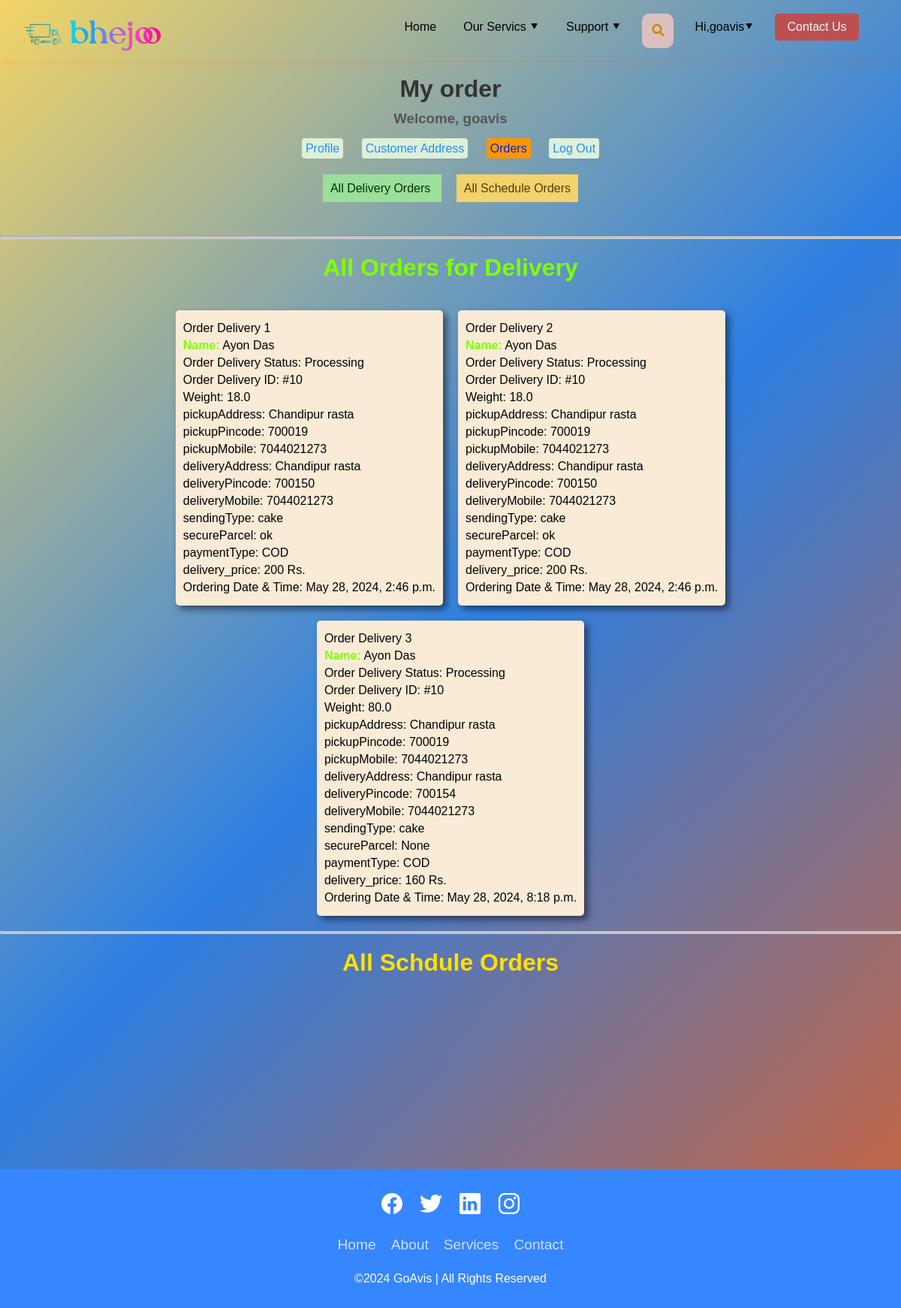
/order_using_django/ (signed in), run on the app's committed database.
### myapp/models.py (models this page shows, shortened)
class Service1(models.Model):
    user=models.ForeignKey(User,on_delete=models.CASCADE)
    name = models.CharField(max_length=100)
    weight = models.FloatField()
    pickupAddress = models.CharField(max_length=200)
    pickupPincode = models.CharField(max_length=20)
    pickupMobile = models.CharField(max_length=20)
    deliveryAddress = models.CharField(max_length=200)
    deliveryPincode = models.CharField(max_length=6)
    deliveryMobile = models.CharField(max_length=20)
    sendingType = models.CharField(max_length=100)
    secureParcel = models.CharField(max_length=100, blank=True, null=True)
    paymentType = models.CharField(max_length=100)
    delivery_price=models.IntegerField()
    order_status=models.CharField(choices=order_status_choice, max_length=50,blank=True, null=True,default='processing')
    date_ordered = models.DateTimeField(default=timezone.now)
    order_id = models.IntegerField()

### myapp/views.py (the view)
# urls.py: path('order_using_django/', views.Order_using_django, name='Order_Using_Django'),
def Order_using_django(request):
    if request.user.is_authenticated:
        orderA= Service1.objects.filter(user=request.user)#Customer this is custom model that have in models.py and based on this it will filter with current user
        SchduleA= Service2.objects.filter(user=request.user)#Customer this is custom model that have in models.py and based on this it will filter with current user
        return render(request, 'myapp/orders.html', {
              'name':request.user,
              'orderA': orderA,
              'SchduleA': SchduleA,
              'active_tab': 'order',})
    else:
        return HttpResponseRedirect('/login_using_django/')

### myapp/templates/myapp/orders.html (shortened to what this page needs)
<!DOCTYPE html>
<html lang="en">
<head>
    {% load static %}
</head>
<body>
    <!DOCTYPE html>
<html lang="en">
<head>
</head>
<body>
    {% include 'myapp/header.html' %}
    <h1>My order </h1>
    <h3>Welcome, {{name}}</h3>
    <div class="nav-links">
        <div class="tab"> <a href="{% url 'Profile_Using_Django' %}"
            class="{% if active_tab == 'profile' %}btn-primary  {% endif %}">Profile</a></div>
            <div class="tab">    <a href="{% url 'Address_Using_Django' %}"
            class="{% if active_tab == 'address' %}btn-primary{% endif %}">Customer Address</a></div>
            <div class="tab">    <a href="{% url 'Order_Using_Django' %}"
            class="{% if active_tab == 'order' %}btn-primary{% endif %}">Orders</a></div>
            <div class="tab">   <a href="{% url 'Logout_Using_Django' %}">Log Out</a></div>
     </div>
     <div class="navbar_for_order">
        <a href="#all-orders" >All Delivery Orders </a>
        <a href="#all-schedule">All Schedule Orders</a>
    </div>
    <br><br><br>
    <hr><hr>
    <h1 style="color: chartreuse;" >All Orders for Delivery </h1>
        <br>
     <div id="all-orders" class="order-grid">
        {% for OA in orderA %}
            <div class="add">
                <p>Order Delivery {{ forloop.counter }}</p>
                <p><span style="color: chartreuse; font-weight: 900;">Name:</span> {{ OA.name }}</p>
                <p>Order Delivery Status: {{ OA.order_status }}</p>
                <p>Order Delivery ID: #{{ OA.order_id}}</p>
                <p>Weight: {{ OA.weight }}</p>
                <p>pickupAddress: {{ OA.pickupAddress}}</p>
                <p>pickupPincode: {{ OA.pickupPincode }}</p>
                <p>pickupMobile: {{ OA.pickupMobile }}</p>
                <p>deliveryAddress: {{ OA.deliveryAddress }}</p>
                <p>deliveryPincode: {{ OA.deliveryPincode }}</p>
                <p>deliveryMobile: {{ OA.deliveryMobile }}</p>
                <p>sendingType: {{ OA.sendingType }}</p>
                <p>secureParcel: {{ OA.secureParcel }}</p>
                <p>paymentType: {{ OA.paymentType }}</p>
                <p>delivery_price: {{ OA.delivery_price }} Rs.</p>
                <p>Ordering Date & Time: {{ OA.date_ordered}}</p>
            </div>
        {% endfor %}
    </div>
    <hr>
    <hr>
    <h1 style="color: rgb(255, 225, 0);">All Schdule Orders </h1>
    <br>
    <div id="all-schedule"class="order-grid">
    </div>
    <br>
<br><br><br><br><br><br><br><br><br><br>
{% include 'myapp/footer.html' %}
</body>
</html>

### myapp/templates/myapp/header.html (shortened to what this page needs)
<!DOCTYPE html>
{% load static %}
<html lang="en">
<head>
    <link rel="stylesheet" href="https://cdnjs.cloudflare.com/ajax/libs/font-awesome/4.7.0/css/font-awesome.min.css">
    <link rel="stylesheet" href="https://cdnjs.cloudflare.com/ajax/libs/font-awesome/4.7.0/css/font-awesome.min.css">
    <link rel="stylesheet"
        href="https://cdn.jsdelivr.net/npm/@fortawesome/fontawesome-free@5.15.4/css/fontawesome.min.css"
>
    <link rel="stylesheet" href="https://cdnjs.cloudflare.com/ajax/libs/font-awesome/6.0.0-beta2/css/all.min.css"
 />
    <link rel="stylesheet" type="text/css" href="{% static 'myapp/css/style.css' %}">
</head>
<body>
    <nav class="navbar">
<div class="mainnavbar">
    <div class="logo">
    <a href="#">  <img src="{% static "myapp/image/Screenshot__899_-removebg-preview.png" %}" alt="logo" height="120">
    </div>
    <div class="menu">
<ul>
    <li></li>
    <li id="cs"> <a href="{% url 'Contact_US' %}" style="color: aliceblue;">Contact Us</a></li>
    {% if not request.user.is_authenticated %}
    <li><a href="{% url 'Signup_Using_Django' %}">Login/SignUp</a></li>
    {% else %}
    <li><a href="{% url 'Signup_Using_Django' %}">Hi,{{name}}&#11206;</a>
        </li>
        {% endif %}
    <li id="bt"  >
        <i class="fa fa-search" onclick="search()"  aria-hidden="true"></i>
        <ul id="search" style="background-color: none">
            <li id="search1"style="background-color:none; border-radius: 5px;" >
            </li>
        </ul>
    </li>
    <li><a href="#">Support &#11206;</a>
    </li>
    <li><a href="{% url 'servics_page' %}" >Our Servics &#11206;</a>
    </li>
    <li><a href="{% url 'home_page' %}">Home</a>
    </li>
</ul>
</div>
</nav>

### myapp/static/myapp/css/style.css (style rules this page uses)
* { margin: 0px; padding: 0px; }
body { background-color: rgb(198, 173, 153); }

### myapp/templates/myapp/orders.html (style rules this page uses)
body { font-family: Arial, sans-serif; margin: 0; padding: 0; background-color: #f5f5f5; }
h1 { text-align: center; color: #333; padding-top: 20px; }
h3 { text-align: center; color: #555; margin-top: 10px; }
.nav-links { text-align: center; margin: 20px 0; }
.nav-links a { text-decoration: none; color: #1e90ff; margin: 0 10px; transition: color 0.3s; background-color: #dff0d8; padding: 5px; border-radius: 4px; }
.nav-links a.btn-primary { background-color: #ff9500; color: #0c21de; border-radius: 4px; }
.tab { display: inline-block; margin-bottom: 15px; }
.order-grid { display: flex; flex-wrap: wrap; justify-content: center; gap: 20px; padding: 20px; max-width: 800px; margin: 0 auto; }
.add { background-color: antiquewhite; padding: 10px; box-shadow: 5px 5px 10px 0 rgba(0, 0, 0, 0.5); border-radius: 5px; }
.add p { margin: 5px 0; }
.navbar_for_order { width: 100%; text-align: center; }
.navbar_for_order a { margin: 10px; text-decoration: none; background-color: aliceblue; padding: 10px; }
.navbar_for_order a:nth-child(1) { color: #043004; background-color: #9bdf9b; }
.navbar_for_order a:nth-child(2) { color: #503e06; background-color: #f1d26c; }

### myapp/templates/myapp/header.html (style rules this page uses)
* { margin: 0px; padding: 0px; }
body { background-image: linear-gradient(135deg, rgb(243, 212, 102), rgb(45, 127, 227), rgb(213, 98, 49)); }
.logo { display: inline; float: left; margin-top: -30px; margin-left: 20px; }
.menu { display: inline; margin-left: 80px; }
.navbar { background-color: transparent; position: sticky; position: -webkit-sticky; top: 0; z-index: 1; transition: box-shadow 0.3s ease; box-shadow: 0 2px 10px rgba(229, 85, 8, 0.105); }
div.mainnavbar { height: 80px; }
.menu ul { list-style: none; }
.menu ul li { float: right; text-align: center; margin-right: 20px; line-height: 20px; padding: 8px; position: relative; }
.menu ul li#cs { background-color: rgb(188, 80, 80); border-radius: 5px; width: 8%; }
.menu ul li#bt { background-color: rgb(220, 192, 192); border-radius: 10px; }
#bt { border: 5px solid transparent; cursor: pointer; }
.fa-search { color: #c78809; }
.menu ul li a { text-decoration: none; color: black; font-family:'Lucida Sans', 'Lucida Sans Regular', 'Lucida Grande', 'Lucida Sans Unicode', Geneva, Verdana, sans-serif }
.menu ul ul { position: absolute; margin-left: 180%; padding: 8px; }
.menu ul li ul li { text-align:start; width: 250%; border: 1px solid white; background-color: rgb(233, 234, 240); }
.menu ul#search { position: absolute; width: 280%; margin-top: 20px; margin-left: -120%; }
.menu ul#search>#search1 { background: transparent; border: none; margin-top: -8px; }

### data on the page
Service1: name "Ayon Das", order_status "Processing", order_id "10", weight "18.0", pickupAddress "Chandipur rasta", pickupPincode "700019", pickupMobile "7044021273", deliveryAddress "Chandipur rasta", deliveryPincode "700150", deliveryMobile "7044021273", sendingType "cake", secureParcel "ok", paymentType "COD", delivery_price "200", date_ordered "May 28, 2024, 2:46 p.m."
Service1: name "Ayon Das", order_status "Processing", order_id "10", weight "18.0", pickupAddress "Chandipur rasta", pickupPincode "700019", pickupMobile "7044021273", deliveryAddress "Chandipur rasta", deliveryPincode "700150", deliveryMobile "7044021273", sendingType "cake", secureParcel "ok", paymentType "COD", delivery_price "200", date_ordered "May 28, 2024, 2:46 p.m."
Service1: name "Ayon Das", order_status "Processing", order_id "10", weight "80.0", pickupAddress "Chandipur rasta", pickupPincode "700019", pickupMobile "7044021273", deliveryAddress "Chandipur rasta", deliveryPincode "700154", deliveryMobile "7044021273", sendingType "cake", secureParcel "None", paymentType "COD", delivery_price "160", date_ordered "May 28, 2024, 8:18 p.m."

### other printed values
{{ name }} "goavis"
